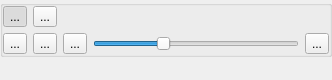
<?xml version="1.0" encoding="UTF-8"?>
<ui version="4.0">
 <class>MonitorSceneControlWidget_UI</class>
 <widget class="QWidget" name="MonitorSceneControlWidget_UI">
  <property name="geometry">
   <rect>
    <x>0</x>
    <y>0</y>
    <width>332</width>
    <height>80</height>
   </rect>
  </property>
  <property name="windowTitle">
   <string>Form</string>
  </property>
  <layout class="QGridLayout" name="gridLayout">
   <property name="margin">
    <number>0</number>
   </property>
   <item row="0" column="2">
    <widget class="QGroupBox" name="groupBox">
     <property name="title">
      <string/>
     </property>
     <property name="flat">
      <bool>true</bool>
     </property>
     <property name="checkable">
      <bool>false</bool>
     </property>
     <layout class="QGridLayout" name="gridLayout_2">
      <property name="margin">
       <number>0</number>
      </property>
      <item row="1" column="0">
       <widget class="QToolButton" name="buttonZoomFit">
        <property name="text">
         <string>...</string>
        </property>
       </widget>
      </item>
      <item row="0" column="0">
       <widget class="QToolButton" name="buttonShowScene">
        <property name="text">
         <string>...</string>
        </property>
        <property name="checkable">
         <bool>true</bool>
        </property>
        <property name="checked">
         <bool>true</bool>
        </property>
       </widget>
      </item>
      <item row="0" column="1">
       <widget class="QToolButton" name="buttonDirectUpdate">
        <property name="text">
         <string>...</string>
        </property>
        <property name="checkable">
         <bool>true</bool>
        </property>
       </widget>
      </item>
      <item row="1" column="1">
       <widget class="QToolButton" name="buttonZoomOriginal">
        <property name="text">
         <string>...</string>
        </property>
       </widget>
      </item>
      <item row="1" column="2">
       <widget class="QToolButton" name="buttonZoomOut">
        <property name="text">
         <string>...</string>
        </property>
       </widget>
      </item>
      <item row="1" column="3">
       <widget class="QSlider" name="sliderZoom">
        <property name="minimum">
         <number>1</number>
        </property>
        <property name="maximum">
         <number>300</number>
        </property>
        <property name="value">
         <number>100</number>
        </property>
        <property name="orientation">
         <enum>Qt::Horizontal</enum>
        </property>
       </widget>
      </item>
      <item row="1" column="4">
       <widget class="QToolButton" name="buttonZoomIn">
        <property name="text">
         <string>...</string>
        </property>
       </widget>
      </item>
     </layout>
    </widget>
   </item>
   <item row="1" column="2">
    <spacer name="verticalSpacer">
     <property name="orientation">
      <enum>Qt::Vertical</enum>
     </property>
     <property name="sizeHint" stdset="0">
      <size>
       <width>20</width>
       <height>40</height>
      </size>
     </property>
    </spacer>
   </item>
  </layout>
 </widget>
 <resources/>
 <connections/>
</ui>
